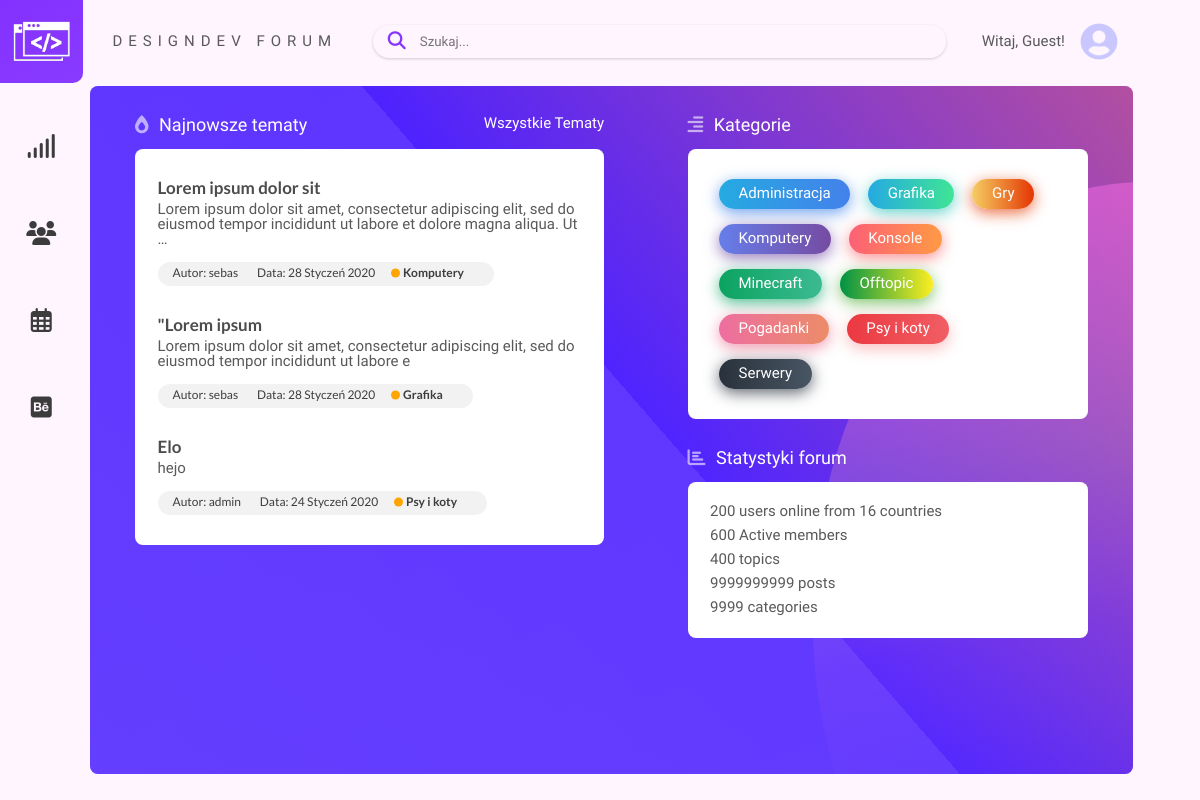
Before: / with the older database file.
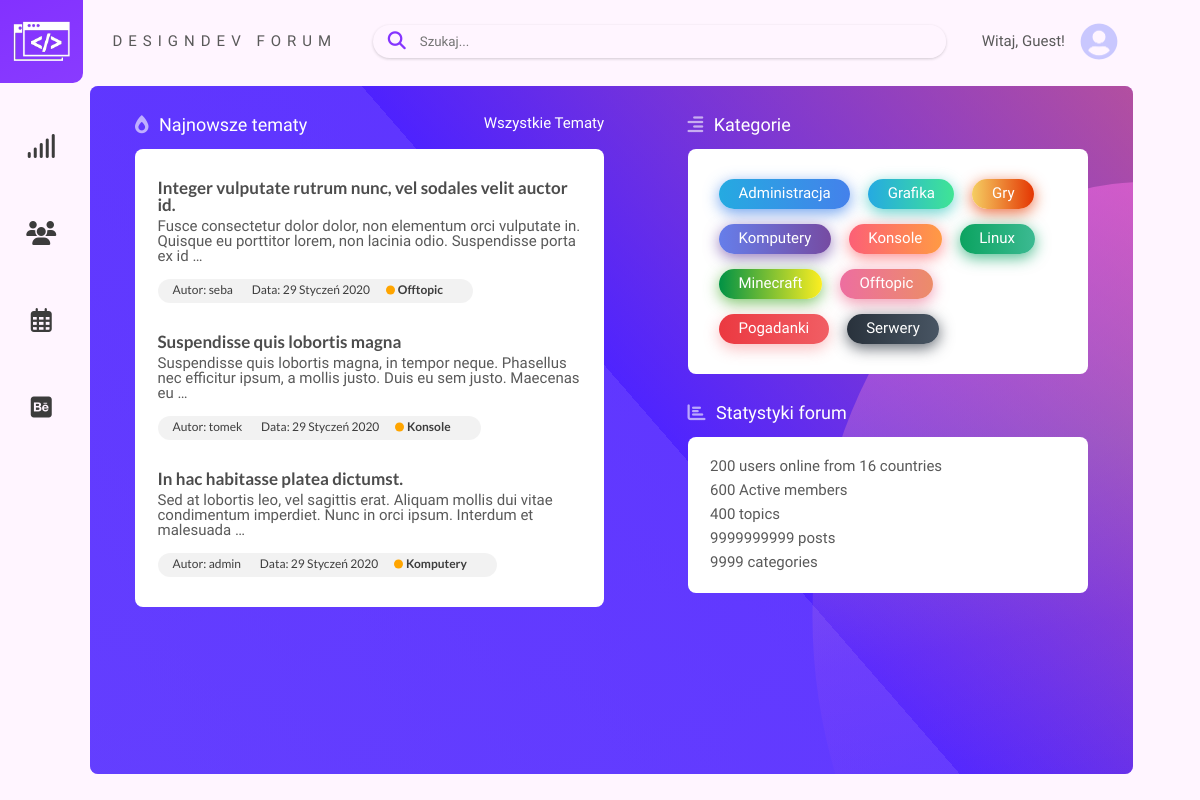
After: the same page with the newer database file.
### forum/models.py (models this page shows, shortened)
class Topic(models.Model):
    title = models.CharField(max_length=100)
    date_posted = models.DateTimeField(default=timezone.now)
    author = models.ForeignKey(User, on_delete=models.CASCADE)
    category = models.ForeignKey(Categories, on_delete=models.CASCADE)
    content = models.TextField(default="")
    slug = models.SlugField(null=True, unique=True)

class Categories(models.Model):
    title = models.CharField(max_length=100)
    slug = models.SlugField(null=True, unique=True)  # new
    def __str__(self):
        return self.title

### forum/views.py (the view)
# urls.py: path('', CatAndTopicListView.as_view(), name='forum-home'),
class CatAndTopicListView(ListView):
    model = Categories
    template_name = 'forum/home.html'  # <app>/<model>_<viewtype>.html
    def get_context_data(self, *, object_list=None, **kwargs):
        context = super(CatAndTopicListView, self).get_context_data(**kwargs)
        context['categories_obj'] = Categories.objects.all().order_by('title')
        context['topic_obj'] = Topic.objects.all().order_by('-date_posted')[:3]
        return context

### forum/templates/forum/home.html
{% extends 'forum/base.html' %}
{% block content %}
<section class="section__main__content">
    <div class="hot-topics">
        <header class="hot-topics__header">
            <i class="fas fa-burn"></i>
            <h1>Najnowsze tematy</h1>
            <a href="{% url 'topic-all' %}" class="hot-topics__header__button">Wszystkie Tematy</a>
        </header>
        <ul class="hot-topics__list">
            {% for post in topic_obj %}
            <li class="hot-topics__topic">
                <h2 class="hot-topics__topic__header"><a
                        href="{% url 'topic-detail' post.category.slug post.slug %}">{{ post.title }}</a></h2>
                <p class="hot-topics__topic__desc">{{ post.content|truncatewords:20 }}</p>
                <ul class="hot-topics__topic__statistics">
                    <div class="hot-topics__topic__statistics__container">
                        <li>Autor: <a href="{% url 'topic-user' post.author.username %}">{{ post.author }}</a></li>
                        <li>Data: {{ post.date_posted|date:'d F Y'}}</li>
                        <li class="section-mark {{ post.category }}"><a
                                href="{% url 'topic-category' post.category.slug %}">{{ post.category }}</li></a>
                    </div>
                </ul>
            </li>
            {% endfor %}
        </ul>
    </div>
    <div class="section__main__content__separator"></div>
    <div class="section__main__content__right">
        <div class="categories">
            <header class="categories__header">
                <i class="fas fa-align-right"></i>
                <h1>Kategorie</h1>
            </header>
            <ul class="categories__list">
                {% for category in categories_obj %}
                <a href="{% url 'topic-category' category.slug %}">
                    <li class="categories__category">{{ category.title }}</li>
                </a>
                {% endfor %}
            </ul>
        </div>
        <div class="stats">
            <header class="stats__header">
                <i class="fas fa-chart-bar"></i>
                <h1>Statystyki forum</h1>
            </header>
            <ul class="stats__list">
                <li class="stats__statistic">200 users online from 16 countries</li>
                <li class="stats__statistic">600 Active members</li>
                <li class="stats__statistic">400 topics</li>
                <li class="stats__statistic">9999999999 posts</li>
                <li class="stats__statistic">9999 categories</li>
            </ul>
        </div>
    </div>
    <div class="section__main__background bg-group__primary"></div>
    <div class="section__main__background bg-group__second"></div>
</section>
{% endblock content %}

Changed rows visible on the page:
removed Topic: title "Lorem ipsum dolor sit", content "Lorem ipsum dolor sit amet, consectetur adipiscing elit, sed do eiusmod tempor incididunt ut labore et dolore magna aliqua. Ut …", author "sebas", date_posted "28 Styczeń 2020", category "Komputery"
removed Topic: title "\"Lorem ipsum", content "Lorem ipsum dolor sit amet, consectetur adipiscing elit, sed do eiusmod tempor incididunt ut labore e", author "sebas", date_posted "28 Styczeń 2020", category "Grafika"
removed Topic: title "Elo", content "hejo", author "admin", date_posted "24 Styczeń 2020", category "Psy i koty"
removed Categories: title "Psy i koty"
added Topic: title "Integer vulputate rutrum nunc, vel sodales velit auctor id.", content "Fusce consectetur dolor dolor, non elementum orci vulputate in. Quisque eu porttitor lorem, non lacinia odio. Suspendisse porta ex id …", author "seba", date_posted "29 Styczeń 2020", category "Offtopic"
added Topic: title "Suspendisse quis lobortis magna", content "Suspendisse quis lobortis magna, in tempor neque. Phasellus nec efficitur ipsum, a mollis justo. Duis eu sem justo. Maecenas eu …", author "tomek", date_posted "29 Styczeń 2020", category "Konsole"
added Topic: title "In hac habitasse platea dictumst.", content "Sed at lobortis leo, vel sagittis erat. Aliquam mollis dui vitae condimentum imperdiet. Nunc in orci ipsum. Interdum et malesuada …", author "admin", date_posted "29 Styczeń 2020", category "Komputery"
added Categories: title "Linux"
